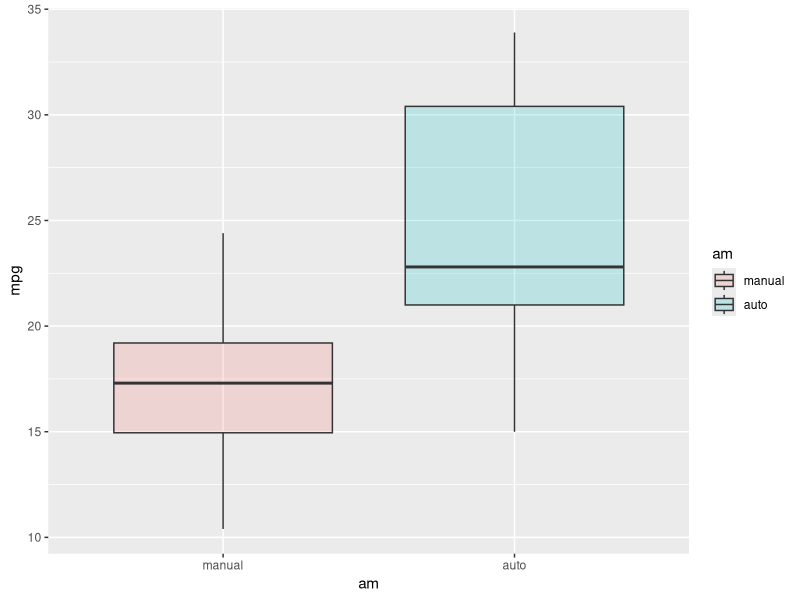
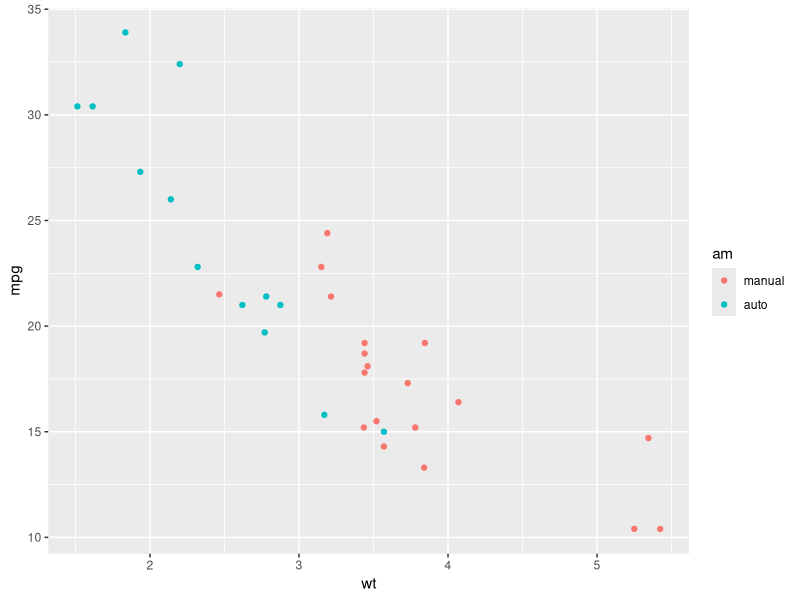
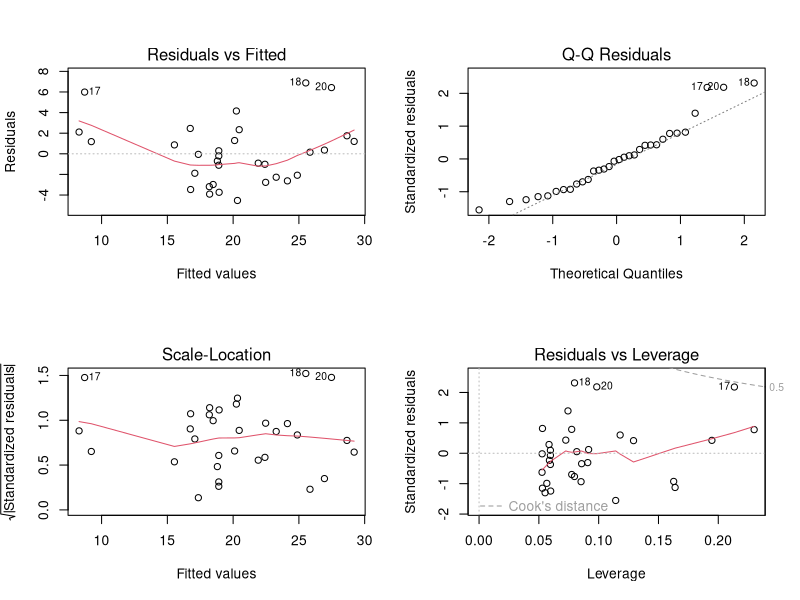

Source code (R) for these figures, in order:
## ---- chunk 1
knitr::opts_chunk$set(echo = TRUE)
## ---- chunk 2
library(ggplot2)
library(datasets)
## ---- chunk 3
data(mtcars)
table(mtcars$am)
## ---- chunk 4
cor(mtcars$mpg, mtcars)
## ---- chunk 5
mtcars$am <- as.factor(mtcars$am)
levels(mtcars$am) <- c("manual", "auto")
## ---- chunk 6
ggplot(mtcars, aes(x=am, y=mpg, fill=am)) + geom_boxplot(alpha=0.2)
## ---- chunk 7
model_1 <- lm(mtcars$mpg ~ mtcars$am)
summary(model_1)
## ---- chunk 8
model_2 <- lm(mtcars$mpg ~ as.numeric(mtcars$am) + mtcars$wt + mtcars$cyl)
summary(model_2)
## ---- chunk 9
cor(as.numeric(mtcars$am), mtcars$wt)
## ---- chunk 10
ggplot(mtcars, aes(x=wt, y=mpg, color=am)) + geom_point()
## ---- chunk 11
model_3 <- lm(mtcars$mpg ~ as.numeric(mtcars$am) + mtcars$wt)
summary(model_3)
## ---- chunk 12
anova(model_1, model_2, model_3)
## ---- chunk 13
par(mfrow=c(2, 2))
plot(model_3)
